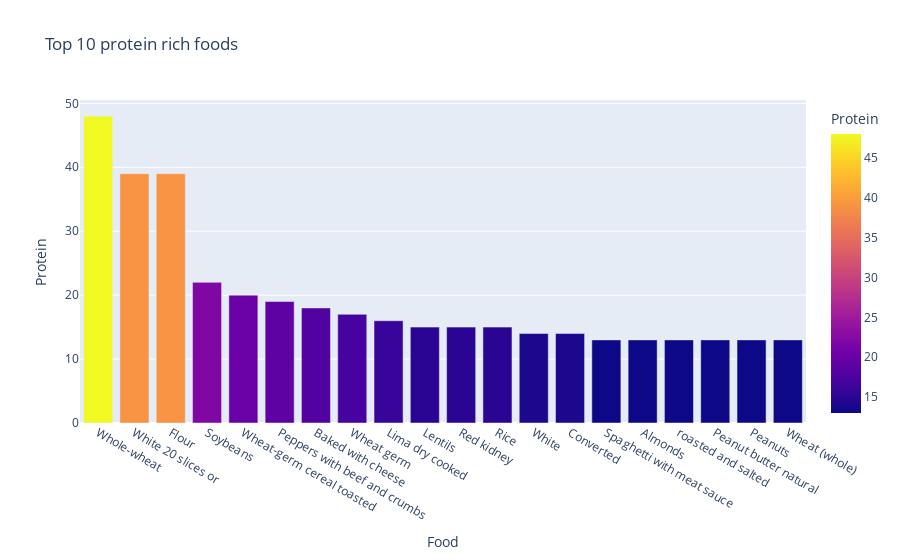

Source (notebook cell):
### Markdown cell above
What is the most protein rich food in the category of vegetables and grains?

### Code cell
alls=['Vegetables A-E',
 'Vegetables F-P',
 'Vegetables R-Z','Breads cereals fastfoodgrains','Seeds and Nuts']

prot= nutrients[nutrients['Category'].isin(alls)]

protein_rich= prot.sort_values(by='Protein', ascending= False)
top_20=protein_rich.head(20)
fig = px.bar(top_20, x='Food', y='Protein', color='Protein', title=' Top 10 protein rich foods')
fig.show()

### Figure 1 — Plotly figure (JSON) as saved in the notebook; plotly's stock layout.template omitted (floating-point values rounded to 4 significant figures)
{"data": [{"alignmentgroup": "True", "hovertemplate": "Food=%{x}<br>Protein=%{marker.color}<extra></extra>", "legendgroup": "", "marker": {"color": [48, 39, 39, 22, 20, 19, 18, 17, 16, 15, 15, 15, 14, 14, 13, 13, 13, 13, 13, 13], "coloraxis": "coloraxis", "pattern": {"shape": ""}}, "name": "", "offsetgroup": "", "orientation": "v", "showlegend": false, "textposition": "auto", "type": "bar", "x": ["Whole-wheat", "White 20 slices or", "Flour", "Soybeans", "Wheat-germ cereal toasted", "Peppers with beef and crumbs", "Baked with cheese", "Wheat germ", "Lima dry cooked", "Lentils", "Red kidney", "Rice", "White", "Converted", "Spaghetti with meat sauce", "Almonds", "roasted and salted", "Peanut butter natural", "Peanuts", "Wheat (whole)"], "xaxis": "x", "y": [48, 39, 39, 22, 20, 19, 18, 17, 16, 15, 15, 15, 14, 14, 13, 13, 13, 13, 13, 13], "yaxis": "y"}], "layout": {"barmode": "relative", "coloraxis": {"colorbar": {"title": {"text": "Protein"}}, "colorscale": [[0, "#0d0887"], [0.1111, "#46039f"], [0.2222, "#7201a8"], [0.3333, "#9c179e"], [0.4444, "#bd3786"], [0.5556, "#d8576b"], [0.6667, "#ed7953"], [0.7778, "#fb9f3a"], [0.8889, "#fdca26"], [1, "#f0f921"]]}, "legend": {"tracegroupgap": 0}, "title": {"text": " Top 10 protein rich foods"}, "xaxis": {"anchor": "y", "domain": [0, 1], "title": {"text": "Food"}}, "yaxis": {"anchor": "x", "domain": [0, 1], "title": {"text": "Protein"}}}}
